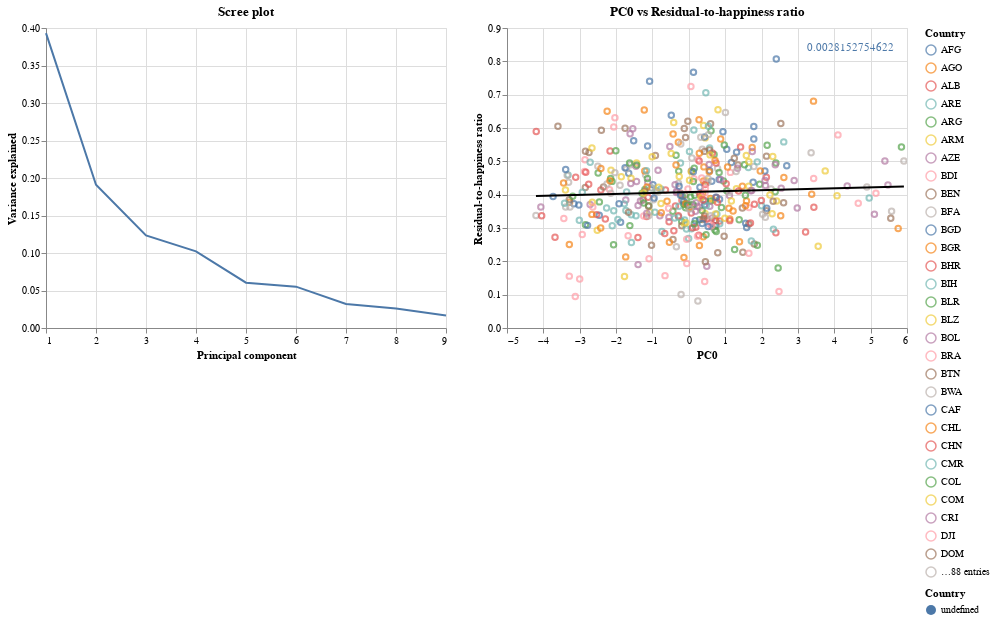

The code cell stored with this chart in its notebook:
### Code cell
urbanization_residual_ratio.visualize()

### Figure 1 — Vega-Lite specification as saved in the notebook (floating-point values rounded to 4 significant figures; data arrays with more than 128 entries replaced by an {"elided": "..."} marker saying what was removed)
{"config": {"view": {"continuousWidth": 400, "continuousHeight": 300}}, "hconcat": [{"data": {"name": "data-ef642002c9a18ffd51bef5f1aa4326da"}, "mark": "line", "encoding": {"x": {"field": "indices", "title": "Principal component", "type": "quantitative"}, "y": {"field": "var_explained", "title": "Variance explained", "type": "quantitative"}}, "title": "Scree plot"}, {"layer": [{"mark": "point", "encoding": {"color": {"field": "Country", "type": "nominal"}, "tooltip": [{"field": "Country", "type": "nominal"}, {"field": "PC0", "type": "quantitative"}, {"field": "Residual-to-happiness ratio", "type": "quantitative"}], "x": {"field": "PC0", "type": "quantitative"}, "y": {"field": "Residual-to-happiness ratio", "type": "quantitative"}}, "selection": {"selector001": {"type": "interval", "bind": "scales", "encodings": ["x", "y"]}}, "title": "PC0 vs Residual-to-happiness ratio"}, {"mark": {"type": "line", "color": "black"}, "encoding": {"color": {"legend": null}, "tooltip": [{"field": "Country", "type": "nominal"}, {"field": "PC0", "type": "quantitative"}, {"field": "Residual-to-happiness ratio", "type": "quantitative"}], "x": {"field": "PC0", "type": "quantitative"}, "y": {"field": "Residual-to-happiness ratio", "type": "quantitative"}}, "title": "PC0 vs Residual-to-happiness ratio", "transform": [{"on": "PC0", "regression": "Residual-to-happiness ratio"}]}, {"mark": {"type": "text", "align": "left", "color": "black"}, "encoding": {"color": {"field": "Country", "type": "nominal"}, "text": {"field": "slope", "type": "quantitative"}, "tooltip": [{"field": "slope", "title": "Slope", "type": "quantitative"}, {"field": "intercept", "title": "Intercept", "type": "quantitative"}], "x": {"value": 300}, "y": {"value": 20}}, "title": "PC0 vs Residual-to-happiness ratio", "transform": [{"on": "PC0", "regression": "Residual-to-happiness ratio", "params": true}, {"calculate": "datum.coef[0]", "as": "intercept"}, {"calculate": "datum.coef[1]", "as": "slope"}]}], "data": {"name": "data-3df749110c9f5d927466e8f92d75ed6e"}, "resolve": {"scale": {"color": "independent"}}}], "$schema": "https://vega.github.io/schema/vega-lite/v4.17.0.json", "datasets": {"data-ef642002c9a18ffd51bef5f1aa4326da": [{"indices": 1, "var_explained": 0.3932}, {"indices": 2, "var_explained": 0.191}, {"indices": 3, "var_explained": 0.1234}, {"indices": 4, "var_explained": 0.1022}, {"indices": 5, "var_explained": 0.06046}, {"indices": 6, "var_explained": 0.05514}, {"indices": 7, "var_explained": 0.03193}, {"indices": 8, "var_explained": 0.02586}, {"indices": 9, "var_explained": 0.01672}], "data-3df749110c9f5d927466e8f92d75ed6e": {"elided": "457 records"}}}
